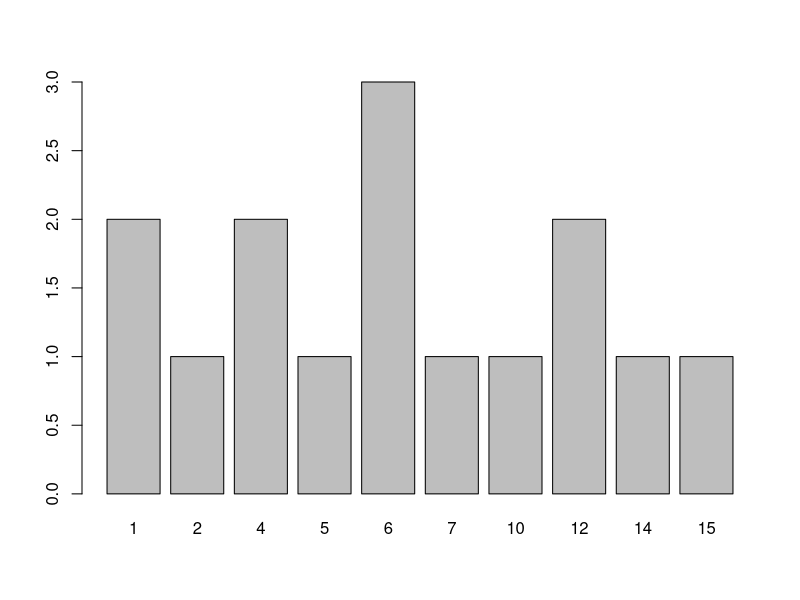
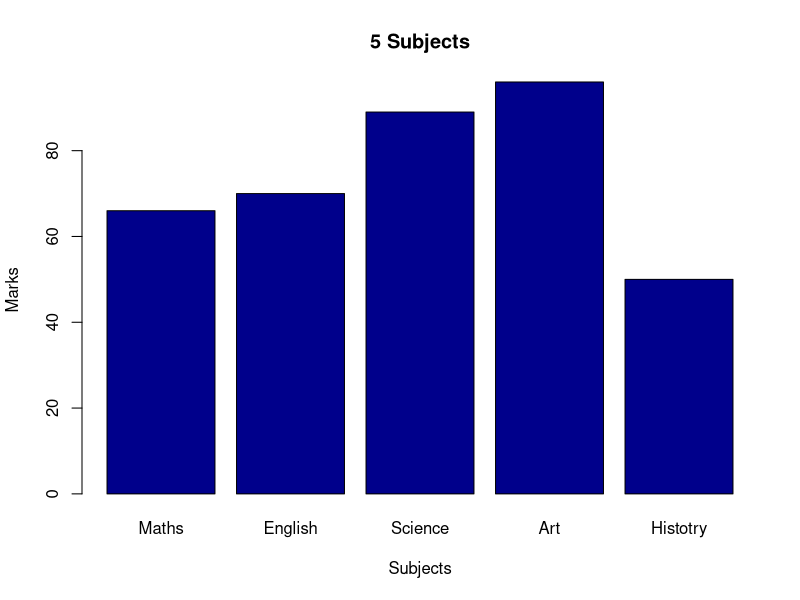

Write R code to recreate these figures, in order.
#Task 1

a <- c(1,2,6,6,5)
b <- c(6,7,1,4,10)
c <- c(4,12,12,14,15)
m <- cbind(a,b,c)
print("Content of the matrix")
print(m)
counts <- table(m)
barplot(counts)

#Task 2

Employees = data.frame(Name=c("Samantha Smith", "Duncan James", "Michael Scott", "Jane Doe", "Christian Eriksen"),
                       Gender=c("F", "M","M", "F", "M"),
                       Age=c(24,22,23,30,28),
                       Job=c("Account Manager", "Clerk", "Accounts Assistant", "Manager", "Receptionist"),
                       Years=c("3 Years", "18 Months", "1 Year", "8 Years", "5 Years"))
print("Details of employees")
print(Employees)

#Task 4

marks = c(66,70,89,96,50)
barplot(marks,
        main = "5 Subjects",
        xlab = "Subjects",
        ylab = "Marks",
        names.arg = c("Maths", "English", "Science", "Art", "Histotry"),
        col = "darkblue",
        horiz = FALSE)


